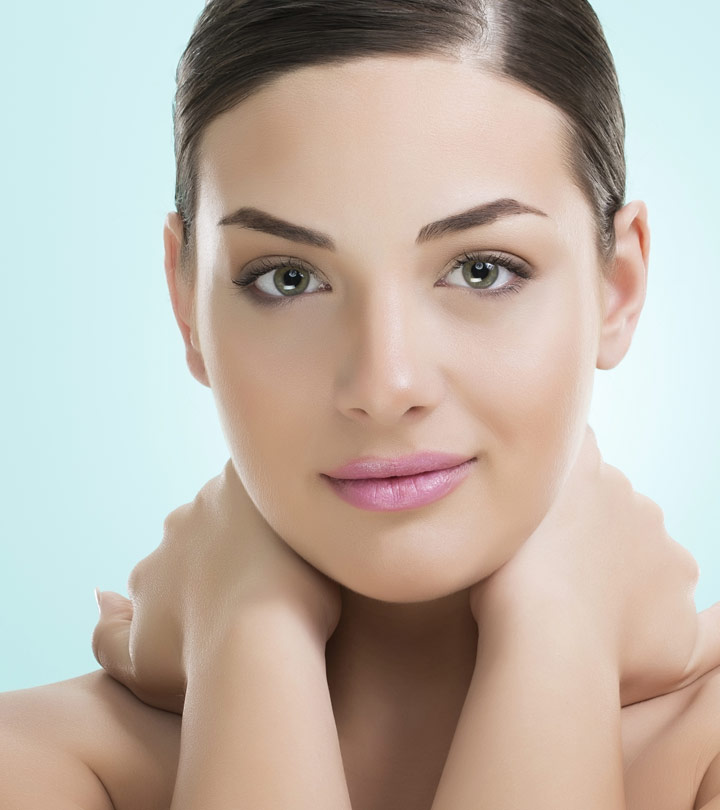
#> input picture eyefacetracking/image4.jpg, 720 x 810 px, given in place of the camera
$ python final.py
#> lines starting #> are read from the running program, lines starting #| are printed output that depends on the picture
import numpy as np
import cv2
import time
cap = cv2.VideoCapture(0)

face_cascade = cv2.CascadeClassifier('haarcascade_frontalface_default.xml')
eye_cascade = cv2.CascadeClassifier('haarcascade_eye.xml')


# params for ShiTomasi corner detection
feature_params = dict( maxCorners = 200,
                       qualityLevel = 0.01,
                       minDistance = 7,
                       blockSize = 7 )
# Parameters for lucas kanade optical flow
lk_params = dict( winSize  = (15,15),
                  maxLevel = 2,
                  criteria = (cv2.TERM_CRITERIA_EPS | cv2.TERM_CRITERIA_COUNT, 10, 0.03))
# Create some random colors
color = np.random.randint(0,255,(100,3))
# Take first frame and find corners in it
# ret, old_frame = cap.read()


while True:

    ret, old_frame = cap.read()
#> old_frame is the input picture: shape (810, 720, 3); mean B, G, R 167, 177.9, 189.5
    gray = cv2.cvtColor(old_frame, cv2.COLOR_BGR2GRAY)
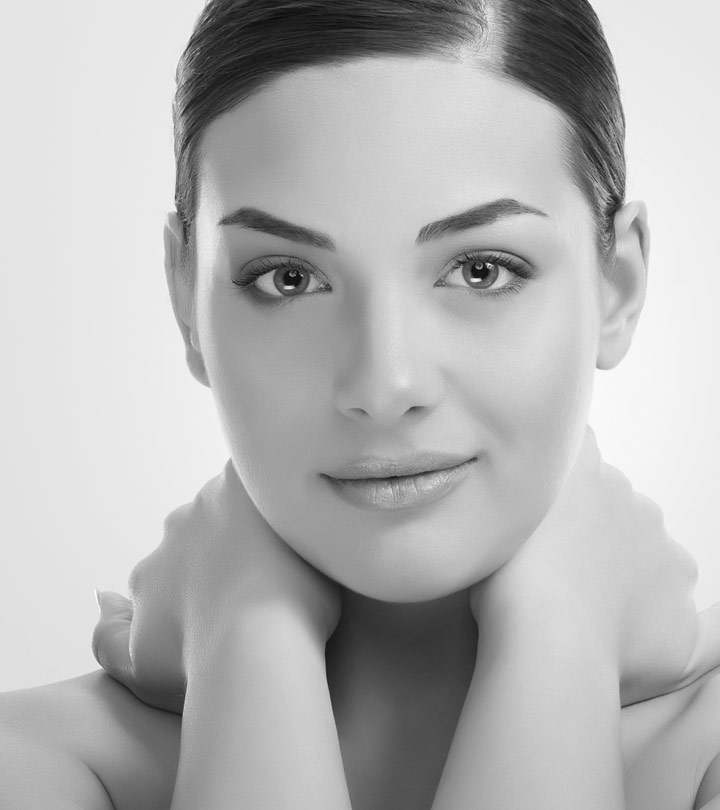
#> gray: shape (810, 720); min 9, max 255, mean 180.1
    faces = face_cascade.detectMultiScale(gray, 1.3, 5)
#> faces = [[143, 81, 505, 505]]
    if len(faces)>0:
        x, y, w, h = faces[0]
#> x = 143; y = 81; w = 505; h = 505
        # print (x, y, w, h)
        my_face = old_frame[x+(w//3):x+(2*w//3), y+(h//3):y+(2*h//3)]
        old_gray = cv2.cvtColor(old_frame, cv2.COLOR_BGR2GRAY)
        face_gray = cv2.cvtColor(my_face, cv2.COLOR_BGR2GRAY)
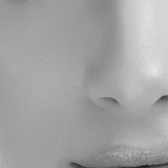
#> face_gray: shape (168, 168); min 24, max 231, mean 163
        p0 = cv2.goodFeaturesToTrack(face_gray, mask = None, **feature_params)
#> p0 = 96 rows, first 8: [163, 97], [69, 164], [144, 156], [132, 155], [116, 101], [148, 162], [119, 156], [78, 166]
        try:
            for a in range(len(p0)):
                p0[a][0][0] = p0[a][0][0] + x + w//3
                p0[a][0][1] = p0[a][0][1] + y + h//3
#> this loop made 96 passes
#> after the loop, p0 = 96 rows, first 8: [474, 346], [380, 413], [455, 405], [443, 404], [427, 350], [459, 411], [430, 405], [389, 415]
        except:
            pass
        break

while True:
    curr = time.time()
    ret, old_frame = cap.read()
    old_frame = cv2.flip(old_frame, 1)
    gray = cv2.cvtColor(old_frame, cv2.COLOR_BGR2GRAY)
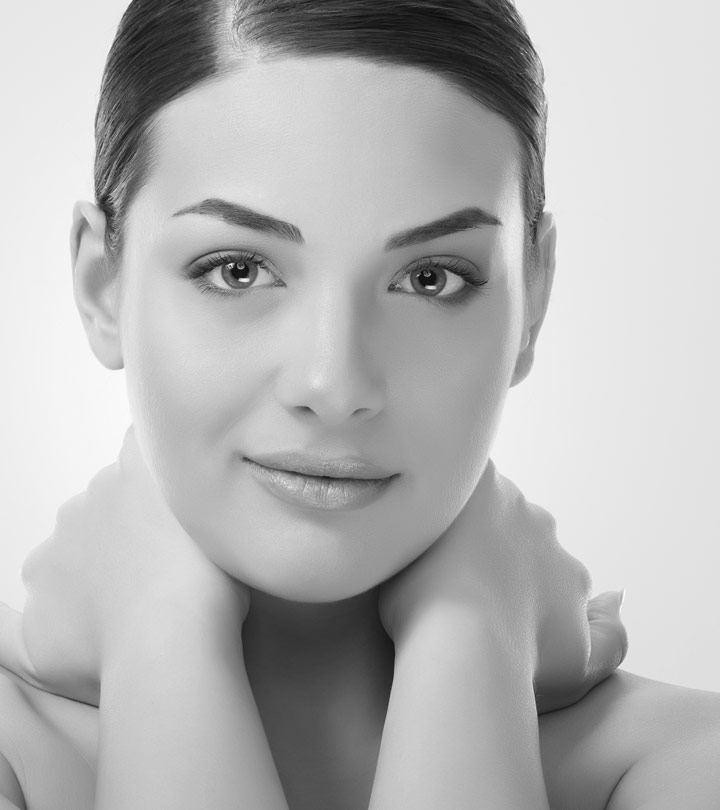
#> gray: shape (810, 720); min 9, max 255, mean 180.1
    faces = face_cascade.detectMultiScale(gray, 1.3, 5)
#> faces = [[74, 81, 502, 502]]
    if len(faces)>0:
        x, y, w, h = faces[0]
#> x = 74; w = 502; h = 502
        # print (x, y, w, h)
        my_face = old_frame[x+(w//3):x+(2*w//3), y+(h//3):y+(2*h//3)]
#> my_face: shape (167, 167, 3)
        cv2.rectangle(old_frame, (x,y), (x+w, y+h), (255,0,0), 2)
#> old_frame: shape (810, 720, 3); mean B, G, R 167.7, 175.9, 187.5
        roi_gray = gray[y:y+h, x:x+w]
        roi_color = old_frame[y:y+h, x:x+w]
        eyes = eye_cascade.detectMultiScale(roi_gray)
#> eyes = [[103, 140, 101, 101], [310, 149, 98, 98]]
        for (ex, ey, ew, eh) in eyes:
            cv2.rectangle(roi_color, (ex,ey), (ex+ew, ey+eh), (0,255,0), 2)
#> this loop made 2 passes
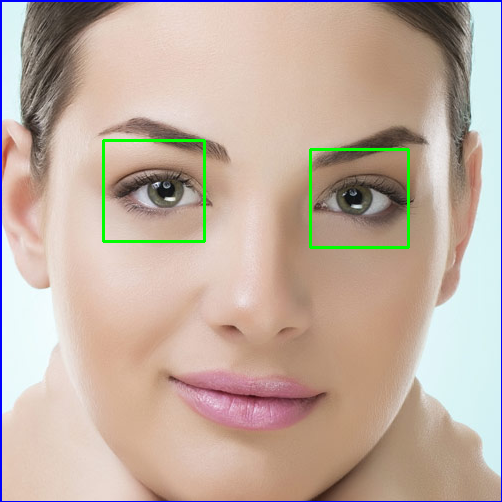
#> roi_color: shape (502, 502, 3); mean B, G, R 160.6, 173.6, 193.1

        old_gray = cv2.cvtColor(old_frame, cv2.COLOR_BGR2GRAY)
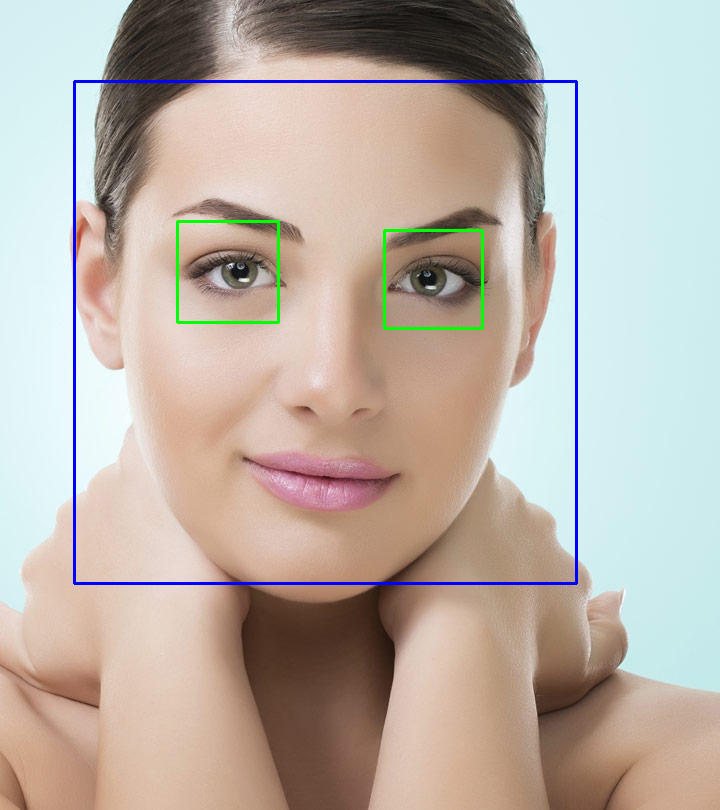
#> old_frame: shape (810, 720, 3); mean B, G, R 167.1, 176.4, 186.7
        face_gray = cv2.cvtColor(my_face, cv2.COLOR_BGR2GRAY)
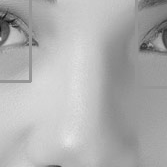
#> face_gray: shape (167, 167); min 18, max 231, mean 175.1
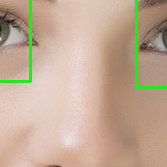
#> my_face: shape (167, 167, 3); mean B, G, R 148.3, 171, 193.2
        p0 = cv2.goodFeaturesToTrack(face_gray, mask = None, **feature_params)
#> p0 = 34 rows, first 8: [11, 26], [29, 80], [149, 45], [35, 43], [141, 49], [7, 17], [159, 35], [165, 48]
        try:
            for a in range(len(p0)):
                p0[a][0][0] = p0[a][0][0] + x + w//3
                p0[a][0][1] = p0[a][0][1] + y + h//3
#> this loop made 34 passes
#> after the loop, p0 = 34 rows, first 8: [252, 274], [270, 328], [390, 293], [276, 291], [382, 297], [248, 265], [400, 283], [406, 296]
        except:
            pass
        cv2.imshow('frame', old_frame)

    else:

        ret,frame = cap.read()
        frame = cv2.flip(frame, 1)
        frame_gray = cv2.cvtColor(frame, cv2.COLOR_BGR2GRAY)
        # calculate optical flow
        p1, st, err = cv2.calcOpticalFlowPyrLK(old_gray, frame_gray, p0, None, **lk_params)
        # Select good points
        good_new = p1[st==1]
        good_old = p0[st==1]
        # draw the tracks
        x_mean = 0
        y_mean = 0
        total = 0
        for a in range(len(p1)):
            x_mean+=p1[a][0][0]
            y_mean+=p1[a][0][1]
            total = total+1
        x_mean = int(x_mean//total)
        y_mean = int(y_mean//total)
        cv2.rectangle(frame, (x_mean-w//2,y_mean-h//2), (x_mean+w//2, y_mean+h//2), (255,0,0), 2)
        for i,(new,old) in enumerate(zip(good_new,good_old)):
            a,b = new.ravel()
            frame = cv2.circle(frame,(a,b),2,color[i].tolist(),-1)
        # [5 lines of commented-out code are left out]
        old_frame = frame
        cv2.imshow('frame',old_frame)
        old_gray = frame_gray.copy()
        p0 = good_new.reshape(-1,1,2)

    print("fps:", 1/(time.time()-curr))
    k = cv2.waitKey(30) & 0xff
#> (key Esc is pressed here)
    if k == 27:
        break
    # Now update the previous frame and previous points

cv2.destroyAllWindows()
cap.release()

$ run again, on eyefacetracking/image6.jpg
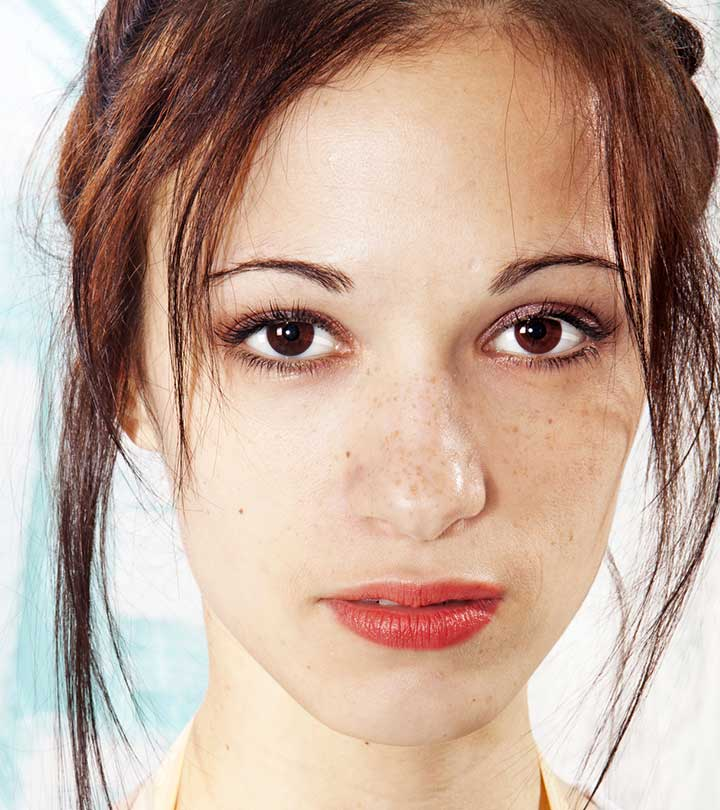
#> input picture eyefacetracking/image6.jpg, 720 x 810 px, given in place of the camera
#> old_frame is the input picture: shape (810, 720, 3); mean B, G, R 150.7, 165.8, 193.1
#> `faces = face_cascade.detectMultiScale(gray, 1.3, 5)`: faces = [[135, 134, 543, 543]]
#> `x, y, w, h = faces[0]`: x = 135; y = 134; w = 543
#> `p0 = cv2.goodFeaturesToTrack(face_gray, mask = None, **feature_params)`: p0 = 200 rows, first 8: [18, 6], [7, 11], [22, 33], [36, 35], [34, 24], [18, 15], [169, 33], [179, 44]
#> after the loop `for a in range(len(p0)):`: p0 = 200 rows, first 8: [334, 321], [323, 326], [338, 348], [352, 350], [350, 339], [334, 330], [485, 348], [495, 359]
#> `faces = face_cascade.detectMultiScale(gray, 1.3, 5)`: faces = [[40, 146, 559, 559]]
#> `x, y, w, h = faces[0]`: x = 40; y = 146; w = 559
#> eyes = [[68, 123, 130, 130], [319, 127, 130, 130], [168, 428, 100, 100]]
#> the loop `for (ex, ey, ew, eh) in eyes:` made 3 passes
#> after the loop `for (ex, ey, ew, eh) in eyes:`:
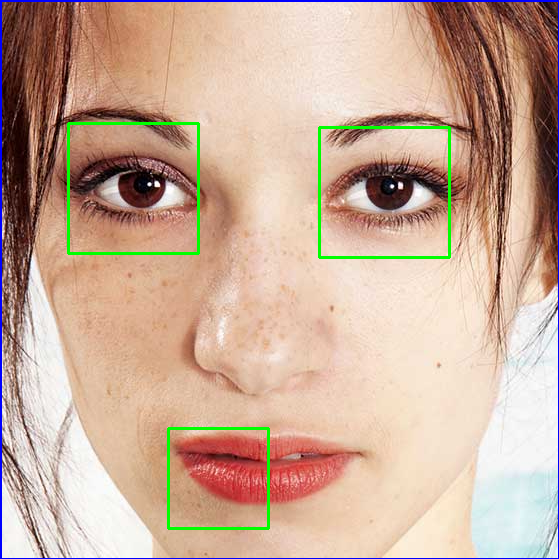
#> roi_color: shape (559, 559, 3); mean B, G, R 153.3, 172.2, 201.4
#> `face_gray = cv2.cvtColor(my_face, cv2.COLOR_BGR2GRAY)`:
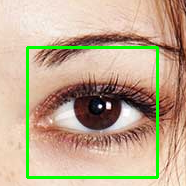
#> my_face: shape (186, 186, 3); mean B, G, R 144, 171.3, 192.1
#> `p0 = cv2.goodFeaturesToTrack(face_gray, mask = None, **feature_params)`: p0 = 131 rows, first 8: [100, 106], [108, 106], [124, 105], [153, 106], [70, 103], [102, 94], [116, 85], [161, 116]
#> the loop `for a in range(len(p0)):` made 131 passes
#> after the loop `for a in range(len(p0)):`: p0 = 131 rows, first 8: [326, 438], [334, 438], [350, 437], [379, 438], [296, 435], [328, 426], [342, 417], [387, 448]
